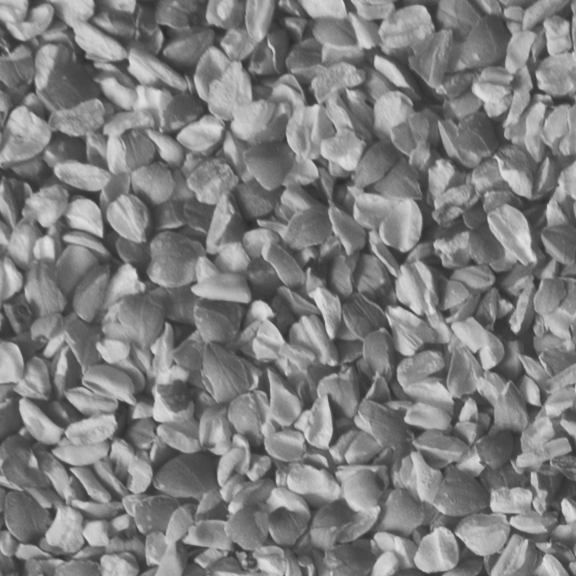
#> input picture Course_Computer_Vision/train/Seed/p003.png, 576 x 576 px; its folder holds only this picture in this run
$ jupyter execute --allow-errors 45-Texture-Classification.ipynb
#> lines starting #> are read from the running program, lines starting #| are printed output that depends on the picture
#> in load_data, img is the input picture: PIL image 576x576 L; min 42, max 226, mean 127
### Import Packages

[cell 1]
import os
import zipfile
import urllib.request
import numpy as np
from PIL import Image, ImageOps
from pathlib import Path
import matplotlib.pyplot as plt
from matplotlib import cm
import seaborn as sns

# open source implementation of LBP
from skimage.feature import local_binary_pattern
# data preprocessing and metrics module in scikit-learn
from sklearn import preprocessing, metrics
# SVM implementation in scikit-learn
from sklearn.svm import LinearSVC

### Download Photos

[cell 2]
import requests

file = "s3_photos.zip"
url = "https://apmonitor.com/pds/uploads/Main/" + file

headers = {
    "User-Agent": "Mozilla/5.0"
}

#> (the rest of this cell did not finish here and is left out)

#> (a cell that did not finish here is left out)

### Local Binary Patterns

[cell 4]
def compute_lbp(arr):
    """Find LBP of all pixels.
    Also perform Vectorization/Normalization to get feature vector.
    """
    # LBP function params
    radius = 1
    n_points = 8 * radius
    n_bins = n_points + 2
    lbp = local_binary_pattern(arr, n_points, radius, 'uniform')
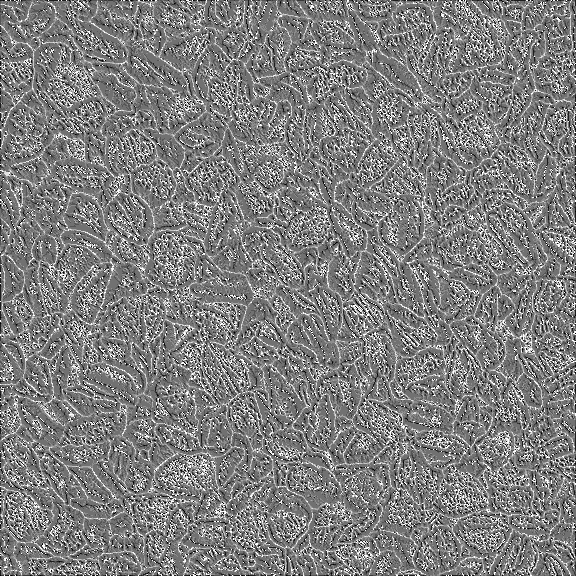
#> lbp: shape (576, 576) float64; min 0, max 9, mean 4.48; drawn with min black and max white
    lbp = lbp.ravel()
    # feature_len = int(lbp.max() + 1)
    feature = np.zeros(n_bins)
    for i in lbp:
        feature[int(i)] += 1
#> this loop made 331776 passes
#> i on passes 3 to 5: 1, 0, 1
#> after the loop, feature = [6723, 12647, 15241, 48475, 118434, 57559, 23818, 15526, 14189, 19164]
    feature /= np.linalg.norm(feature, ord=1)
#> feature = [0.0203, 0.0381, 0.0459, 0.146, 0.357, 0.173, 0.0718, 0.0468, 0.0428, 0.0578]
    return feature

### Load Data

[cell 5]
from pathlib import Path

print(Path.cwd())
print(list(Path.cwd().iterdir()))

[cell 6]
from pathlib import Path
import zipfile

base = Path.cwd()
zip_file = base / "s3_photos.zip"

#> (the rest of this cell did not finish here and is left out)

[cell 7]
def load_data(tag='train'):
    """Load (training/test) data from the directory.
    Also do preprocessing of extra features.
    """
    tag_dir = Path.cwd() / tag
    vec = []
    cat = []
    for cat_dir in tag_dir.iterdir():
        cat_label = cat_dir.stem
        for img_path in cat_dir.glob('*.png'):
            img = Image.open(img_path.as_posix())
            if img.mode != 'L':
                img = ImageOps.grayscale(img)
                img.save(img_path.as_posix()) #The as_posix() method of Path is called to convert the path to a string using the forward slash separator,
            arr = np.array(img)
            feature = compute_lbp(arr)
            vec.append(feature)
            cat.append(cat_label)
#> pass 2 of the loop in load_data, `for cat_dir in tag_dir.iterdir():`:
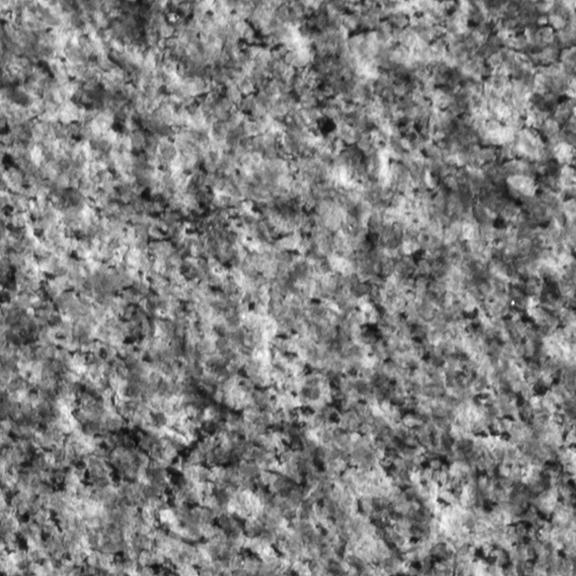
#> input picture Course_Computer_Vision/train/Stone/p005.png, 576 x 576 px
#> in load_data, img is the input picture: PIL image 576x576 L; min 9, max 252, mean 127
#> in compute_lbp (call 2), `lbp = local_binary_pattern(arr, n_points, radius, 'uniform')`:
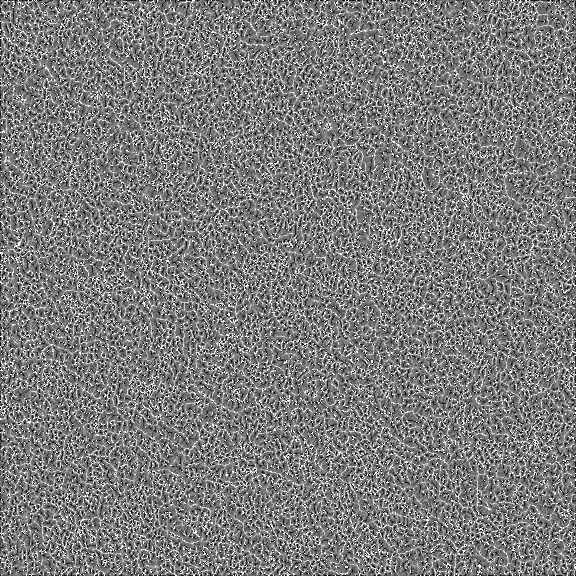
#> lbp: shape (576, 576) float64; min 0, max 9, mean 4.39; drawn with min black and max white
#> the loop in compute_lbp (call 2), `for i in lbp:` made 331776 passes
#> i on passes 1 to 3: 2, 3, 5
#> after the loop in compute_lbp (call 2), `for i in lbp:`: feature = [7355, 13974, 20646, 58048, 96662, 63623, 27263, 13623, 11759, 18823]
#> in compute_lbp (call 2), `feature /= np.linalg.norm(feature, ord=1)`: feature = [0.0222, 0.0421, 0.0622, 0.175, 0.291, 0.192, 0.0822, 0.0411, 0.0354, 0.0567]
    return vec, cat

# train photos
vec_train, cat_train = load_data('train')
#> vec_train = [[0.0203, 0.0381, 0.0459, 0.146, 0.357, 0.173, 0.0718, 0.0468, 0.0428, 0.0578], [0.0222, 0.0421, 0.0622, 0.175, 0.291, 0.192, 0.0822, 0.0411, 0.0354, 0.0567]]; cat_train = ['Seed', 'Stone']
# test photos
#> (the rest of this cell did not finish here and is left out)


[cell 8]
radius = 1
n_points = 8 * radius
n_bins = n_points + 2
tag='train'
tag_dir = Path.cwd() / tag
vec = []
cat = []
for cat_dir in tag_dir.iterdir():
    #print("cat_dir",cat_dir)
    cat_label = cat_dir.stem
    for img_path in cat_dir.glob('*.png'):
        img = Image.open(img_path.as_posix())
        if img.mode != 'L':  #Luminance
          img = ImageOps.grayscale(img)
          img.save(img_path.as_posix())
        arr = np.array(img)
        lbp = local_binary_pattern(arr, n_points, radius, 'uniform')
        #print("lbp",lbp.max())
        #print("lbp",lbp.min())
        lbp = lbp.ravel()
        #print("lbp ravel",len(lbp))
        feature = np.zeros(n_bins)
        print(feature)
        for i in lbp:
            #print("i",i)
            feature[int(i)] += 1
#> after the loop, feature = [6723, 12647, 15241, 48475, 118434, 57559, 23818, 15526, 14189, 19164]
       # [6 lines of commented-out code are left out]
        vec.append(feature)
        cat.append(cat_label)
#> pass 2 of the loop `for cat_dir in tag_dir.iterdir():`:
#> the loop `for i in lbp: #print("i",i)` made 331776 passes
#> after the loop `for i in lbp:`: feature = [7355, 13974, 20646, 58048, 96662, 63623, 27263, 13623, 11759, 18823]

### List the categories

[cell 9]
# get unique categories
labels = list(np.unique(np.array(cat_train)))
#> labels = ['Seed', 'Stone']
labels
#> Out = ['Seed', 'Stone']

### Label Encoder

[cell 10]
le = preprocessing.LabelEncoder()
label_train = le.fit_transform(cat_train)
#> label_train = [0, 1]
#> (the rest of this cell did not finish here and is left out)
